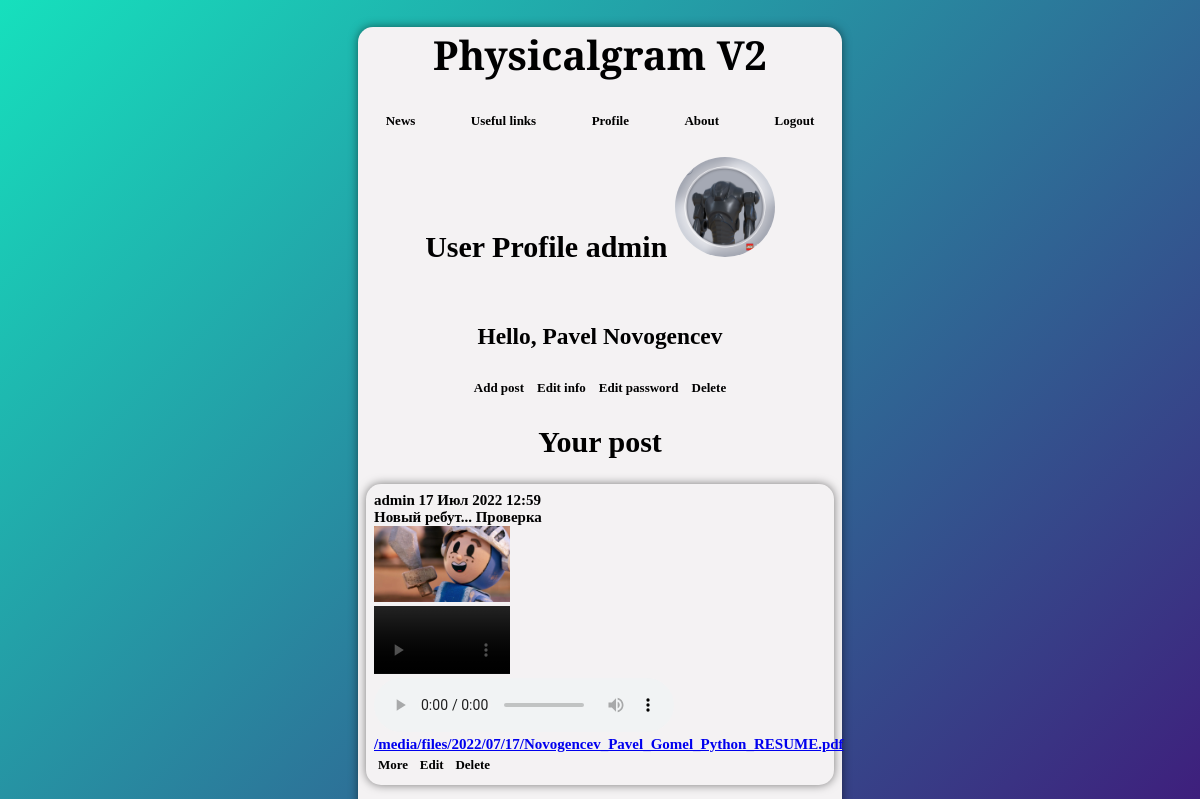
/accounts/profile/ (signed in), run on the app's committed database.
### news/models.py (models this page shows)
class AdvUser(AbstractUser):
    is_activated = models.BooleanField(default=True, db_index=True,
                                       verbose_name='Прошел активацию?')
    avatar = models.ImageField(null=True, blank=True, upload_to="image/profile/")
    class Meta(AbstractUser.Meta):
        pass

class Post(models.Model):
    content = models.TextField(null=True, blank=False)
    image = models.ImageField(upload_to='image/%Y/%m/%d/',blank=True,null=True)
    file = models.FileField(upload_to='files/%Y/%m/%d/',blank=True,null=True)
    video = models.FileField(upload_to='video/%Y/%m/%d/',blank=True,null=True)
    audio = models.FileField(upload_to='audio/%Y/%m/%d/',blank=True,null=True)
    author = models.ForeignKey(AdvUser, on_delete=models.CASCADE, null=True)
    pubdate = models.DateTimeField(auto_now_add=True, db_index=True, verbose_name='Publication date')
    class Meta:
        verbose_name_plural = 'Posts'
        verbose_name = 'Post'
        ordering = ['-pubdate']

### news/views.py (the view)
# urls.py: path('accounts/profile/', profile,name='profile'),
@login_required
def profile(request):
	posts = Post.objects.filter(author=request.user.pk)
	context = {'posts': posts}
	return render(request,'news/profile.html',context)

### news/templates/news/profile.html (shortened to what this page needs)
{% extends "layout/basic.html" %}
{% block content %}
<div class="login">
	<h2>User Profile {{user.username }}
	{% if user.avatar %}
      <img class="avatar" src="{{ user.avatar.url }}" height=100 width=100><br><br>
    {% else %}
      <img src="\static\news\user.png" height=100 width=100><br><br>
    {% endif %}
	</h2>
	<h3>Hello, {{user.first_name}} {{user.last_name}}</h3>
	<a href="{% url 'news:add' %}"class="sbtn">Add post</a>
	<a href="{% url 'news:profile_change' %}"class="sbtn">Edit info</a>
	<a href="{% url 'news:password_change' %}"class="sbtn">Edit password</a>
	<a href="{% url 'news:profile_delete' %}"class="sbtn">Delete</a>
	<h2>Your post</h2>
</div>
<div>
	{% for post in posts %}
		<p class="p">
		{{ post.author }} {{ post.pubdate|date:"d M Y H:i" }}<br>
	{{ post.content}}<br>
	{% if post.image %}
			<img src="{{ post.image.url }}" class='sub-image'><br>
		{% endif %}
		{% if post.video %}
			<video src="{{ post.video.url }}" width="30%" controls="controls"></video><br>
		{% endif %}
		{% if post.audio %}
			<audio src="{{ post.audio.url }}" controls="controls"></audio><br>
		{% endif %}
		{% if post.file %}
			<a href='{{ post.file.url }}' download="">{{ post.file.url }}</a><br>
		{% endif %}
		<a href="{% url 'news:detail' pk=post.pk %}" class="sbtn">More</a>
		<a href="{% url 'news:edit_post' pk=post.pk %}" class="sbtn">Edit</a>
		<a href="{% url 'news:delete_post' pk=post.pk %}" class="sbtn">Delete</a>
	   	</p>
	{% endfor %}
</div>
{% endblock %}

### news/static/news/style.css (style rules this page uses)
body { background: linear-gradient(-45deg, #000000, #a4036f,#420c76, #16e0bd); background-size: 300% 300%; animation: gradient 15s ease infinite; background-attachment: fixed; }
.p { box-shadow: 0 0 10px rgba(0,0,0,0.5); }
p { font-size: 15px; font-weight: 700; margin-right: 8px; margin-left: 8px; border-radius: 15px; padding: 8px 8px 8px 8px; }
.sbtn { text-decoration: none; display: inline-flex; justify-content: space-between; color: rgb(0,0,0); font-family: 'Tahoma', serif; font-weight: 600; font-size: 13px; border-radius: 15px; padding: 4px 4px 4px 4px; }
h2 { text-align: center; }
.login { text-align: center; font-size: 20px; }
img.sub-image { width: 30%; }
img.avatar { border-radius: 100px; }

### data on the page
AdvUser: username "admin", avatar (picture), first_name "Pavel", last_name "Novogencev"
Post: author "admin", pubdate "17 Июл 2022 12:59", content "Новый ребут... Проверка", image (picture), file "/media/files/2022/07/17/Novogencev_Pavel_Gomel_Python_RESUME.pdf"
